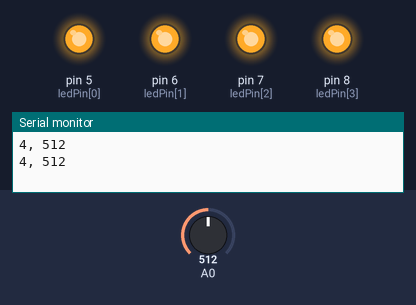
This sketch was run on a simulated Arduino Uno, built with avr-gcc and run on an emulated ATmega328P. Parts: output pins drawn as LEDs (lit = HIGH), the last lines printed to the serial monitor. The inputs (shaded band) are chosen by the test bench; at power-on: A0 = 512.

Above: at 1.3 s.
1.4 s: A0 set to 464
2.9 s: A0 set to 445
At 4.1 s:
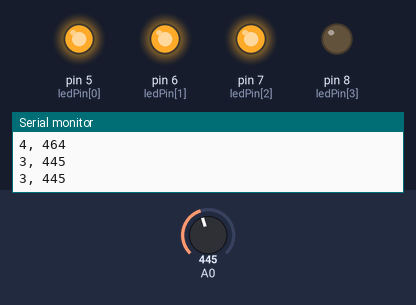
4.5 s: A0 set to 347
6.0 s: A0 set to 327
At 6.5 s:
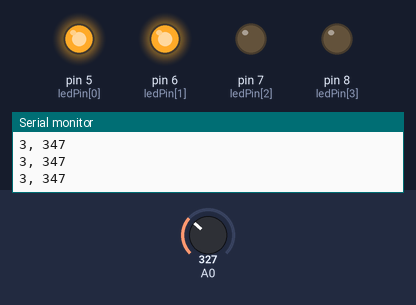
7.5 s: A0 set to 245
9.0 s: A0 set to 216
At 10.1 s:
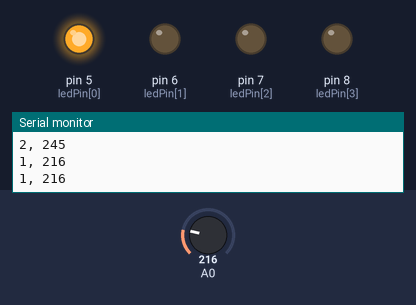
Timing chart, 0 to 11.5 s (numbered marks = the images above; inputs shaded):
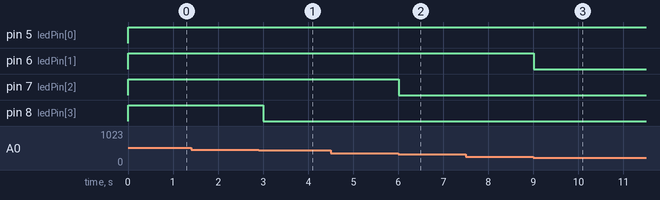

Measured:
- the behaviour switches between 455 and 454 on A0 (found by bisection; images 0 and 1)
- the behaviour switches between 341 and 340 on A0 (found by bisection; images 1 and 2)
- the behaviour switches between 228 and 227 on A0 (found by bisection; images 2 and 3)
- after the input at 2.9 s, pin 8 (ledPin[3]): HIGH → LOW after 0.10 s
- after the input at 6.0 s, pin 7 (ledPin[2]): HIGH → LOW at once
- after the input at 9.0 s, pin 6 (ledPin[1]): HIGH → LOW at once

The sketch:

question_4.ino
```cpp
int ledPin[] = {5, 6 ,7 ,8};

void setup() {

  for (int i = 0; i < 5; i++) {
    pinMode(ledPin[i], OUTPUT);
  }

Serial.begin(9600);

}

void loop() {
    for (int i = 0; i < 5; i+=1) {
      for (int i = 0; i < 5; i++) {
      digitalWrite(ledPin[i], LOW);
      }

int val = analogRead(0);
int mappedVal = map(val, 0, 1023, 0, 9);


 for (int i = 0; i < 5; i++) {
      digitalWrite(ledPin[i], LOW);
      }

 for (int i = 0; i < mappedVal; i++) {
      digitalWrite(ledPin[i], HIGH);
      }

delay(500);


Serial.print(mappedVal);
Serial.print(", ");
Serial.println(val);
//delay(20);

}
}
```
